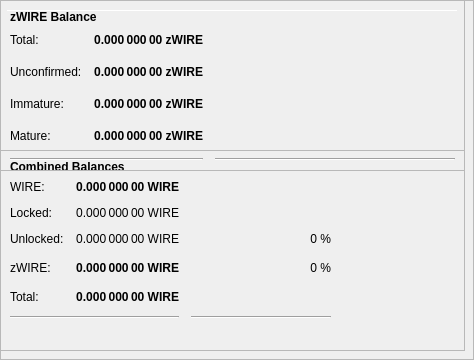
        <widget class="QFrame" name="frameObfuscation">
         <property name="minimumSize">
          <size>
           <width>0</width>
           <height>350</height>
          </size>
         </property>
         <property name="layoutDirection">
          <enum>Qt::LeftToRight</enum>
         </property>
         <property name="frameShape">
          <enum>QFrame::StyledPanel</enum>
         </property>
         <property name="frameShadow">
          <enum>QFrame::Raised</enum>
         </property>
         <widget class="QPushButton" name="runAutoDenom">
          <property name="geometry">
           <rect>
            <x>251</x>
            <y>17</y>
            <width>1</width>
            <height>1</height>
           </rect>
          </property>
          <property name="palette">
           <palette>
            <active>
             <colorrole role="WindowText">
              <brush brushstyle="SolidPattern">
               <color alpha="255">
                <red>0</red>
                <green>0</green>
                <blue>0</blue>
               </color>
              </brush>
             </colorrole>
             <colorrole role="Button">
              <brush brushstyle="SolidPattern">
               <color alpha="255">
                <red>239</red>
                <green>238</green>
                <blue>238</blue>
               </color>
              </brush>
             </colorrole>
             <colorrole role="Light">
              <brush brushstyle="SolidPattern">
               <color alpha="255">
                <red>255</red>
                <green>255</green>
                <blue>255</blue>
               </color>
              </brush>
             </colorrole>
             <colorrole role="Midlight">
              <brush brushstyle="SolidPattern">
               <color alpha="255">
                <red>247</red>
                <green>246</green>
                <blue>246</blue>
               </color>
              </brush>
             </colorrole>
             <colorrole role="Dark">
              <brush brushstyle="SolidPattern">
               <color alpha="255">
                <red>119</red>
                <green>119</green>
                <blue>119</blue>
               </color>
              </brush>
             </colorrole>
             <colorrole role="Mid">
              <brush brushstyle="SolidPattern">
               <color alpha="255">
                <red>159</red>
                <green>159</green>
                <blue>159</blue>
               </color>
              </brush>
             </colorrole>
             <colorrole role="Text">
              <brush brushstyle="SolidPattern">
               <color alpha="255">
                <red>0</red>
                <green>0</green>
                <blue>0</blue>
               </color>
              </brush>
             </colorrole>
             <colorrole role="BrightText">
              <brush brushstyle="SolidPattern">
               <color alpha="255">
                <red>255</red>
                <green>255</green>
                <blue>255</blue>
               </color>
              </brush>
             </colorrole>
             <colorrole role="ButtonText">
              <brush brushstyle="SolidPattern">
               <color alpha="255">
                <red>0</red>
                <green>0</green>
                <blue>0</blue>
               </color>
              </brush>
             </colorrole>
             <colorrole role="Base">
              <brush brushstyle="SolidPattern">
               <color alpha="255">
                <red>255</red>
                <green>255</green>
                <blue>255</blue>
               </color>
              </brush>
             </colorrole>
             <colorrole role="Window">
              <brush brushstyle="SolidPattern">
               <color alpha="255">
                <red>239</red>
                <green>238</green>
                <blue>238</blue>
               </color>
              </brush>
             </colorrole>
             <colorrole role="Shadow">
              <brush brushstyle="SolidPattern">
               <color alpha="255">
                <red>0</red>
                <green>0</green>
                <blue>0</blue>
               </color>
              </brush>
             </colorrole>
             <colorrole role="AlternateBase">
              <brush brushstyle="SolidPattern">
               <color alpha="255">
                <red>247</red>
                <green>246</green>
                <blue>246</blue>
               </color>
              </brush>
             </colorrole>
             <colorrole role="ToolTipBase">
              <brush brushstyle="SolidPattern">
               <color alpha="255">
                <red>255</red>
                <green>255</green>
                <blue>220</blue>
               </color>
              </brush>
             </colorrole>
             <colorrole role="ToolTipText">
              <brush brushstyle="SolidPattern">
               <color alpha="255">
                <red>0</red>
                <green>0</green>
                <blue>0</blue>
               </color>
              </brush>
             </colorrole>
            </active>
            <inactive>
             <colorrole role="WindowText">
              <brush brushstyle="SolidPattern">
               <color alpha="255">
                <red>0</red>
                <green>0</green>
                <blue>0</blue>
               </color>
              </brush>
             </colorrole>
             <colorrole role="Button">
              <brush brushstyle="SolidPattern">
               <color alpha="255">
                <red>239</red>
                <green>238</green>
                <blue>238</blue>
               </color>
              </brush>
             </colorrole>
             <colorrole role="Light">
              <brush brushstyle="SolidPattern">
               <color alpha="255">
                <red>255</red>
                <green>255</green>
                <blue>255</blue>
               </color>
              </brush>
             </colorrole>
             <colorrole role="Midlight">
              <brush brushstyle="SolidPattern">
               <color alpha="255">
                <red>247</red>
                <green>246</green>
                <blue>246</blue>
               </color>
              </brush>
             </colorrole>
             <colorrole role="Dark">
              <brush brushstyle="SolidPattern">
               <color alpha="255">
                <red>119</red>
                <green>119</green>
                <blue>119</blue>
               </color>
              </brush>
             </colorrole>
             <colorrole role="Mid">
              <brush brushstyle="SolidPattern">
               <color alpha="255">
                <red>159</red>
                <green>159</green>
                <blue>159</blue>
               </color>
              </brush>
             </colorrole>
             <colorrole role="Text">
              <brush brushstyle="SolidPattern">
               <color alpha="255">
                <red>0</red>
                <green>0</green>
                <blue>0</blue>
               </color>
              </brush>
             </colorrole>
             <colorrole role="BrightText">
              <brush brushstyle="SolidPattern">
               <color alpha="255">
                <red>255</red>
                <green>255</green>
                <blue>255</blue>
               </color>
              </brush>
             </colorrole>
             <colorrole role="ButtonText">
              <brush brushstyle="SolidPattern">
               <color alpha="255">
                <red>0</red>
                <green>0</green>
                <blue>0</blue>
               </color>
              </brush>
             </colorrole>
             <colorrole role="Base">
              <brush brushstyle="SolidPattern">
               <color alpha="255">
                <red>255</red>
                <green>255</green>
                <blue>255</blue>
               </color>
              </brush>
             </colorrole>
             <colorrole role="Window">
              <brush brushstyle="SolidPattern">
               <color alpha="255">
                <red>239</red>
                <green>238</green>
                <blue>238</blue>
               </color>
              </brush>
             </colorrole>
             <colorrole role="Shadow">
              <brush brushstyle="SolidPattern">
               <color alpha="255">
                <red>0</red>
                <green>0</green>
                <blue>0</blue>
               </color>
              </brush>
             </colorrole>
             <colorrole role="AlternateBase">
              <brush brushstyle="SolidPattern">
               <color alpha="255">
                <red>247</red>
                <green>246</green>
                <blue>246</blue>
               </color>
              </brush>
             </colorrole>
             <colorrole role="ToolTipBase">
              <brush brushstyle="SolidPattern">
               <color alpha="255">
                <red>255</red>
                <green>255</green>
                <blue>220</blue>
               </color>
              </brush>
             </colorrole>
             <colorrole role="ToolTipText">
              <brush brushstyle="SolidPattern">
               <color alpha="255">
                <red>0</red>
                <green>0</green>
                <blue>0</blue>
               </color>
              </brush>
             </colorrole>
            </inactive>
            <disabled>
             <colorrole role="WindowText">
              <brush brushstyle="SolidPattern">
               <color alpha="255">
                <red>119</red>
                <green>119</green>
                <blue>119</blue>
               </color>
              </brush>
             </colorrole>
             <colorrole role="Button">
              <brush brushstyle="SolidPattern">
               <color alpha="255">
                <red>239</red>
                <green>238</green>
                <blue>238</blue>
               </color>
              </brush>
             </colorrole>
             <colorrole role="Light">
              <brush brushstyle="SolidPattern">
               <color alpha="255">
                <red>255</red>
                <green>255</green>
                <blue>255</blue>
               </color>
              </brush>
             </colorrole>
             <colorrole role="Midlight">
              <brush brushstyle="SolidPattern">
               <color alpha="255">
                <red>247</red>
                <green>246</green>
                <blue>246</blue>
               </color>
              </brush>
             </colorrole>
             <colorrole role="Dark">
              <brush brushstyle="SolidPattern">
               <color alpha="255">
                <red>119</red>
                <green>119</green>
                <blue>119</blue>
               </color>
              </brush>
             </colorrole>
             <colorrole role="Mid">
              <brush brushstyle="SolidPattern">
               <color alpha="255">
                <red>159</red>
                <green>159</green>
                <blue>159</blue>
               </color>
              </brush>
             </colorrole>
             <colorrole role="Text">
              <brush brushstyle="SolidPattern">
               <color alpha="255">
                <red>119</red>
                <green>119</green>
                <blue>119</blue>
               </color>
              </brush>
             </colorrole>
             <colorrole role="BrightText">
              <brush brushstyle="SolidPattern">
               <color alpha="255">
                <red>255</red>
                <green>255</green>
                <blue>255</blue>
               </color>
              </brush>
             </colorrole>
             <colorrole role="ButtonText">
              <brush brushstyle="SolidPattern">
               <color alpha="255">
                <red>119</red>
                <green>119</green>
                <blue>119</blue>
               </color>
              </brush>
             </colorrole>
             <colorrole role="Base">
              <brush brushstyle="SolidPattern">
               <color alpha="255">
                <red>239</red>
                <green>238</green>
                <blue>238</blue>
               </color>
              </brush>
             </colorrole>
             <colorrole role="Window">
              <brush brushstyle="SolidPattern">
               <color alpha="255">
                <red>239</red>
                <green>238</green>
                <blue>238</blue>
               </color>
              </brush>
             </colorrole>
             <colorrole role="Shadow">
              <brush brushstyle="SolidPattern">
               <color alpha="255">
                <red>0</red>
                <green>0</green>
                <blue>0</blue>
               </color>
              </brush>
             </colorrole>
             <colorrole role="AlternateBase">
              <brush brushstyle="SolidPattern">
               <color alpha="255">
                <red>239</red>
                <green>238</green>
                <blue>238</blue>
               </color>
              </brush>
             </colorrole>
             <colorrole role="ToolTipBase">
              <brush brushstyle="SolidPattern">
               <color alpha="255">
                <red>255</red>
                <green>255</green>
                <blue>220</blue>
               </color>
              </brush>
             </colorrole>
             <colorrole role="ToolTipText">
              <brush brushstyle="SolidPattern">
               <color alpha="255">
                <red>0</red>
                <green>0</green>
                <blue>0</blue>
               </color>
              </brush>
             </colorrole>
            </disabled>
           </palette>
          </property>
          <property name="focusPolicy">
           <enum>Qt::NoFocus</enum>
          </property>
          <property name="autoFillBackground">
           <bool>true</bool>
          </property>
          <property name="text">
           <string/>
          </property>
          <property name="flat">
           <bool>true</bool>
          </property>
         </widget>
         <widget class="Line" name="line">
          <property name="geometry">
           <rect>
            <x>7</x>
            <y>10</y>
            <width>451</width>
            <height>1</height>
           </rect>
          </property>
          <property name="orientation">
           <enum>Qt::Horizontal</enum>
          </property>
         </widget>
         <widget class="QFrame" name="frame_3">
          <property name="geometry">
           <rect>
            <x>0</x>
            <y>150</y>
            <width>465</width>
            <height>201</height>
           </rect>
          </property>
          <property name="frameShape">
           <enum>QFrame::StyledPanel</enum>
          </property>
          <property name="frameShadow">
           <enum>QFrame::Raised</enum>
          </property>
          <layout class="QVBoxLayout" name="verticalLayout_5">
           <item>
            <layout class="QHBoxLayout" name="horizontalLayout_5" stretch="0">
             <item>
              <widget class="QLabel" name="label_5z">
               <property name="maximumSize">
                <size>
                 <width>16777215</width>
                 <height>20</height>
                </size>
               </property>
               <property name="font">
                <font>
                 <weight>75</weight>
                 <bold>true</bold>
                </font>
               </property>
               <property name="toolTip">
                <string>Combined Balances (including unconfirmed and immature coins)</string>
               </property>
               <property name="text">
                <string>&lt;html&gt;&lt;head/&gt;&lt;body&gt;&lt;p&gt;Combined Balances&lt;/p&gt;&lt;/body&gt;&lt;/html&gt;</string>
               </property>
              </widget>
             </item>
            </layout>
           </item>
           <item>
            <layout class="QGridLayout" name="gridLayout_3">
             <property name="spacing">
              <number>12</number>
             </property>
             <item row="7" column="0" colspan="2">
              <widget class="Line" name="lineSpendableBalance_3">
               <property name="orientation">
                <enum>Qt::Horizontal</enum>
               </property>
              </widget>
             </item>
             <item row="7" column="2">
              <widget class="Line" name="lineWatchBalance_3">
               <property name="sizePolicy">
                <sizepolicy hsizetype="Preferred" vsizetype="Fixed">
                 <horstretch>0</horstretch>
                 <verstretch>0</verstretch>
                </sizepolicy>
               </property>
               <property name="minimumSize">
                <size>
                 <width>140</width>
                 <height>0</height>
                </size>
               </property>
               <property name="orientation">
                <enum>Qt::Horizontal</enum>
               </property>
              </widget>
             </item>
             <item row="4" column="1">
              <widget class="QLabel" name="labelzBalancez">
               <property name="font">
                <font>
                 <weight>75</weight>
                 <bold>true</bold>
                </font>
               </property>
               <property name="cursor">
                <cursorShape>IBeamCursor</cursorShape>
               </property>
               <property name="toolTip">
                <string>Total of transactions that have yet to be confirmed, and do not yet count toward the spendable balance</string>
               </property>
               <property name="text">
                <string notr="true">0.000 000 00 WIRE</string>
               </property>
               <property name="alignment">
                <set>Qt::AlignRight|Qt::AlignTrailing|Qt::AlignVCenter</set>
               </property>
               <property name="textInteractionFlags">
                <set>Qt::LinksAccessibleByMouse|Qt::TextSelectableByKeyboard|Qt::TextSelectableByMouse</set>
               </property>
              </widget>
             </item>
             <item row="6" column="1">
              <widget class="QLabel" name="labelTotalz">
               <property name="font">
                <font>
                 <weight>75</weight>
                 <bold>true</bold>
                </font>
               </property>
               <property name="cursor">
                <cursorShape>IBeamCursor</cursorShape>
               </property>
               <property name="toolTip">
                <string>Total Balance, including unconfirmed and immature coins.</string>
               </property>
               <property name="text">
                <string notr="true">0.000 000 00 WIRE</string>
               </property>
               <property name="alignment">
                <set>Qt::AlignRight|Qt::AlignTrailing|Qt::AlignVCenter</set>
               </property>
               <property name="textInteractionFlags">
                <set>Qt::LinksAccessibleByMouse|Qt::TextSelectableByKeyboard|Qt::TextSelectableByMouse</set>
               </property>
              </widget>
             </item>
             <item row="4" column="3">
              <spacer name="horizontalSpacer_6">
               <property name="orientation">
                <enum>Qt::Horizontal</enum>
               </property>
               <property name="sizeHint" stdset="0">
                <size>
                 <width>40</width>
                 <height>20</height>
                </size>
               </property>
              </spacer>
             </item>
             <item row="6" column="0">
              <widget class="QLabel" name="labelTotalTextz">
               <property name="text">
                <string>Total:</string>
               </property>
              </widget>
             </item>
             <item row="1" column="0">
              <widget class="QLabel" name="labelBalanceTextz">
               <property name="text">
                <string>WIRE:</string>
               </property>
              </widget>
             </item>
             <item row="1" column="1">
              <widget class="QLabel" name="labelBalancez">
               <property name="font">
                <font>
                 <weight>75</weight>
                 <bold>true</bold>
                </font>
               </property>
               <property name="cursor">
                <cursorShape>IBeamCursor</cursorShape>
               </property>
               <property name="toolTip">
                <string>Your current spendable balance</string>
               </property>
               <property name="text">
                <string notr="true">0.000 000 00 WIRE</string>
               </property>
               <property name="alignment">
                <set>Qt::AlignRight|Qt::AlignTrailing|Qt::AlignVCenter</set>
               </property>
               <property name="textInteractionFlags">
                <set>Qt::LinksAccessibleByMouse|Qt::TextSelectableByKeyboard|Qt::TextSelectableByMouse</set>
               </property>
              </widget>
             </item>
             <item row="4" column="0">
              <widget class="QLabel" name="labelzBalanceTextz">
               <property name="toolTip">
                <string/>
               </property>
               <property name="text">
                <string>zWIRE:</string>
               </property>
              </widget>
             </item>
             <item row="4" column="2">
              <widget class="QLabel" name="labelzWIREPercent">
               <property name="toolTip">
                <string>Current percentage of zWIRE.
If AutoMint is enabled this percentage will settle around the configured AutoMint percentage (default = 10%)</string>
               </property>
               <property name="text">
                <string>0 %</string>
               </property>
               <property name="alignment">
                <set>Qt::AlignRight|Qt::AlignTrailing|Qt::AlignVCenter</set>
               </property>
              </widget>
             </item>
             <item row="6" column="2">
              <widget class="QLabel" name="label100Percent">
               <property name="text">
                <string/>
               </property>
               <property name="alignment">
                <set>Qt::AlignRight|Qt::AlignTrailing|Qt::AlignVCenter</set>
               </property>
              </widget>
             </item>
             <item row="2" column="1">
              <widget class="QLabel" name="labelLockedBalance">
               <property name="toolTip">
                <string>Locked WIRE or Masternode collaterals. These are excluded from zWIRE minting.</string>
               </property>
               <property name="text">
                <string>0.000 000 00 WIRE</string>
               </property>
               <property name="alignment">
                <set>Qt::AlignRight|Qt::AlignTrailing|Qt::AlignVCenter</set>
               </property>
              </widget>
             </item>
             <item row="2" column="0">
              <widget class="QLabel" name="labelLockedBalanceText">
               <property name="toolTip">
                <string>Locked WIRE or Masternode collaterals. These are excluded from zWIRE minting.</string>
               </property>
               <property name="text">
                <string>Locked:</string>
               </property>
              </widget>
             </item>
             <item row="3" column="0">
              <widget class="QLabel" name="labelUnLockedBalanceText">
               <property name="toolTip">
                <string>Unlocked WIREs. These can be used for zWIRE minting.</string>
               </property>
               <property name="text">
                <string>Unlocked:</string>
               </property>
              </widget>
             </item>
             <item row="3" column="1">
              <widget class="QLabel" name="labelUnLockedBalance">
               <property name="toolTip">
                <string>Unlocked WIREs. These can be used for zWIRE minting.</string>
               </property>
               <property name="text">
                <string>0.000 000 00 WIRE</string>
               </property>
               <property name="alignment">
                <set>Qt::AlignRight|Qt::AlignTrailing|Qt::AlignVCenter</set>
               </property>
              </widget>
             </item>
             <item row="3" column="2">
              <widget class="QLabel" name="labelWIREPercent">
               <property name="text">
                <string>0 %</string>
               </property>
               <property name="alignment">
                <set>Qt::AlignRight|Qt::AlignTrailing|Qt::AlignVCenter</set>
               </property>
              </widget>
             </item>
            </layout>
           </item>
           <item>
            <spacer name="verticalSpacer">
             <property name="orientation">
              <enum>Qt::Vertical</enum>
             </property>
             <property name="sizeHint" stdset="0">
              <size>
               <width>20</width>
               <height>40</height>
              </size>
             </property>
            </spacer>
           </item>
          </layout>
         </widget>
         <widget class="QFrame" name="frame_4">
          <property name="geometry">
           <rect>
            <x>0</x>
            <y>0</y>
            <width>465</width>
            <height>171</height>
           </rect>
          </property>
          <property name="frameShape">
           <enum>QFrame::StyledPanel</enum>
          </property>
          <property name="frameShadow">
           <enum>QFrame::Raised</enum>
          </property>
          <layout class="QVBoxLayout" name="verticalLayout_7">
           <item>
            <layout class="QHBoxLayout" name="horizontalLayout_8" stretch="0">
             <item>
              <widget class="QLabel" name="label_5z_3">
               <property name="maximumSize">
                <size>
                 <width>16777215</width>
                 <height>20</height>
                </size>
               </property>
               <property name="font">
                <font>
                 <weight>75</weight>
                 <bold>true</bold>
                </font>
               </property>
               <property name="text">
                <string>zWIRE Balance</string>
               </property>
              </widget>
             </item>
            </layout>
           </item>
           <item>
            <layout class="QGridLayout" name="gridLayout_5">
             <property name="spacing">
              <number>12</number>
             </property>
             <item row="4" column="0">
              <widget class="QLabel" name="labelzBalanceMatureText">
               <property name="toolTip">
                <string>Mature: more than 20 confirmation and more than 1 mints of the same denomination after it was minted.
These zWIRE are spendable.</string>
               </property>
               <property name="text">
                <string>Mature:</string>
               </property>
              </widget>
             </item>
             <item row="5" column="0" colspan="2">
              <widget class="Line" name="lineSpendableBalance_5">
               <property name="orientation">
                <enum>Qt::Horizontal</enum>
               </property>
              </widget>
             </item>
             <item row="1" column="1">
              <widget class="QLabel" name="labelzBalance">
               <property name="font">
                <font>
                 <weight>75</weight>
                 <bold>true</bold>
                </font>
               </property>
               <property name="cursor">
                <cursorShape>IBeamCursor</cursorShape>
               </property>
               <property name="toolTip">
                <string>All available zWIRE, unconfirmed and immature zWIRE included.</string>
               </property>
               <property name="text">
                <string notr="true">0.000 000 00 zWIRE</string>
               </property>
               <property name="alignment">
                <set>Qt::AlignRight|Qt::AlignTrailing|Qt::AlignVCenter</set>
               </property>
               <property name="textInteractionFlags">
                <set>Qt::LinksAccessibleByMouse|Qt::TextSelectableByKeyboard|Qt::TextSelectableByMouse</set>
               </property>
              </widget>
             </item>
             <item row="5" column="2">
              <widget class="Line" name="lineWatchBalance_5">
               <property name="sizePolicy">
                <sizepolicy hsizetype="Preferred" vsizetype="Fixed">
                 <horstretch>0</horstretch>
                 <verstretch>0</verstretch>
                </sizepolicy>
               </property>
               <property name="minimumSize">
                <size>
                 <width>140</width>
                 <height>0</height>
                </size>
               </property>
               <property name="orientation">
                <enum>Qt::Horizontal</enum>
               </property>
              </widget>
             </item>
             <item row="1" column="0">
              <widget class="QLabel" name="labelzBalanceText">
               <property name="toolTip">
                <string>All available zWIRE, unconfirmed and immature zWIRE included.</string>
               </property>
               <property name="text">
                <string>Total:</string>
               </property>
              </widget>
             </item>
             <item row="1" column="2">
              <spacer name="horizontalSpacer_8">
               <property name="orientation">
                <enum>Qt::Horizontal</enum>
               </property>
               <property name="sizeHint" stdset="0">
                <size>
                 <width>40</width>
                 <height>20</height>
                </size>
               </property>
              </spacer>
             </item>
             <item row="4" column="2">
              <spacer name="horizontalSpacer_4">
               <property name="orientation">
                <enum>Qt::Horizontal</enum>
               </property>
               <property name="sizeHint" stdset="0">
                <size>
                 <width>40</width>
                 <height>20</height>
                </size>
               </property>
              </spacer>
             </item>
             <item row="4" column="1">
              <widget class="QLabel" name="labelzBalanceMature">
               <property name="font">
                <font>
                 <weight>75</weight>
                 <bold>true</bold>
                </font>
               </property>
               <property name="toolTip">
                <string>Mature: more than 20 confirmation and more than 1 mints of the same denomination after it was minted.
These zWIRE are spendable.</string>
               </property>
               <property name="text">
                <string>0.000 000 00 zWIRE</string>
               </property>
               <property name="alignment">
                <set>Qt::AlignRight|Qt::AlignTrailing|Qt::AlignVCenter</set>
               </property>
              </widget>
             </item>
             <item row="2" column="0">
              <widget class="QLabel" name="labelzBalanceUnconfirmedText">
               <property name="toolTip">
                <string>Unconfirmed: less than 20 confirmations
Immature: confirmed, but less than 1 mints of the same denomination after it was minted</string>
               </property>
               <property name="text">
                <string>Unconfirmed:</string>
               </property>
              </widget>
             </item>
             <item row="2" column="1">
              <widget class="QLabel" name="labelzBalanceUnconfirmed">
               <property name="font">
                <font>
                 <weight>75</weight>
                 <bold>true</bold>
                </font>
               </property>
               <property name="toolTip">
                <string>Unconfirmed: less than 20 confirmations
Immature: confirmed, but less than 1 mints of the same denomination after it was minted</string>
               </property>
               <property name="text">
                <string>0.000 000 00 zWIRE</string>
               </property>
               <property name="alignment">
                <set>Qt::AlignRight|Qt::AlignTrailing|Qt::AlignVCenter</set>
               </property>
              </widget>
             </item>
             <item row="2" column="2">
              <spacer name="horizontalSpacer_5">
               <property name="orientation">
                <enum>Qt::Horizontal</enum>
               </property>
               <property name="sizeHint" stdset="0">
                <size>
                 <width>40</width>
                 <height>20</height>
                </size>
               </property>
              </spacer>
             </item>
             <item row="3" column="0">
              <widget class="QLabel" name="labelzBalanceImmatureText">
               <property name="toolTip">
                <string>Unconfirmed: less than 20 confirmations
Immature: confirmed, but less than 1 mints of the same denomination after it was minted</string>
               </property>
               <property name="text">
                <string>Immature:</string>
               </property>
              </widget>
             </item>
             <item row="3" column="1">
              <widget class="QLabel" name="labelzBalanceImmature">
               <property name="font">
                <font>
                 <weight>75</weight>
                 <bold>true</bold>
                </font>
               </property>
               <property name="toolTip">
                <string>Unconfirmed: less than 20 confirmations
Immature: confirmed, but less than 1 mints of the same denomination after it was minted</string>
               </property>
               <property name="text">
                <string>0.000 000 00 zWIRE</string>
               </property>
               <property name="alignment">
                <set>Qt::AlignRight|Qt::AlignTrailing|Qt::AlignVCenter</set>
               </property>
              </widget>
             </item>
             <item row="3" column="2">
              <spacer name="horizontalSpacer_7">
               <property name="orientation">
                <enum>Qt::Horizontal</enum>
               </property>
               <property name="sizeHint" stdset="0">
                <size>
                 <width>40</width>
                 <height>20</height>
                </size>
               </property>
              </spacer>
             </item>
            </layout>
           </item>
          </layout>
         </widget>
        </widget>
